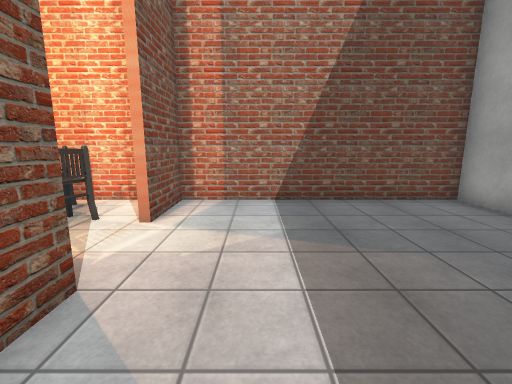
view 1 (above)

14 first-person views from a walk through a 3-D level made in the Unity game engine. The camera is 1.5 m above the floor, tilts 10° down and sees 90° across. The floor is counted in squares, 1 m on a side. Each view is taken from the middle of a square. On the plan, view 1 faces up. The plan holds only what a view shows up to about 13 squares ahead; the rest is blank. The place goes on beyond the plan. The player is left out. Some surface patterns are stand-ins.

view 2
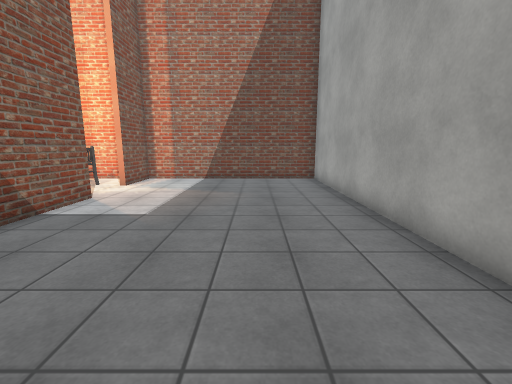

view 3
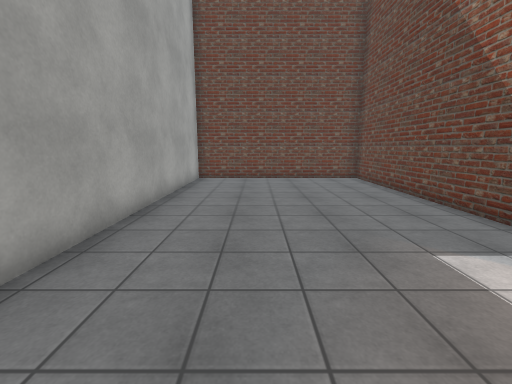

view 4
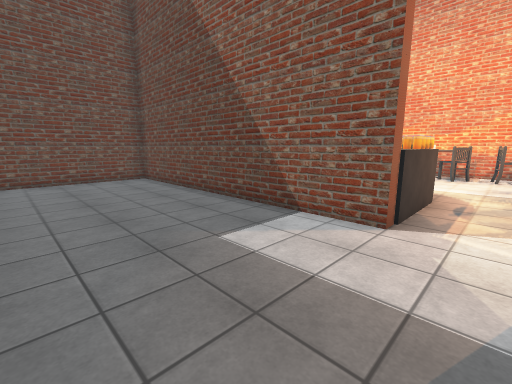

view 5
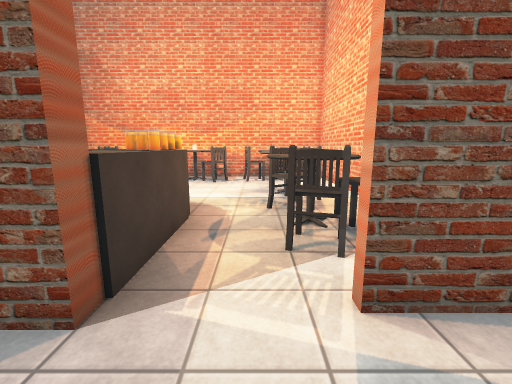

view 6
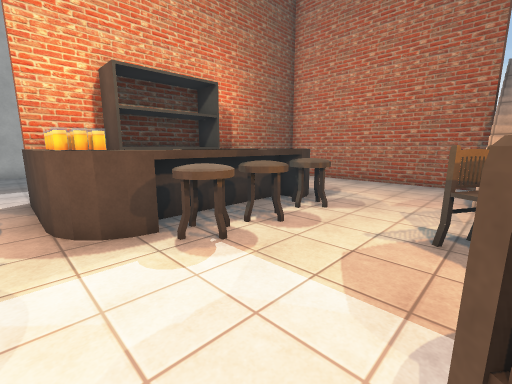

view 7
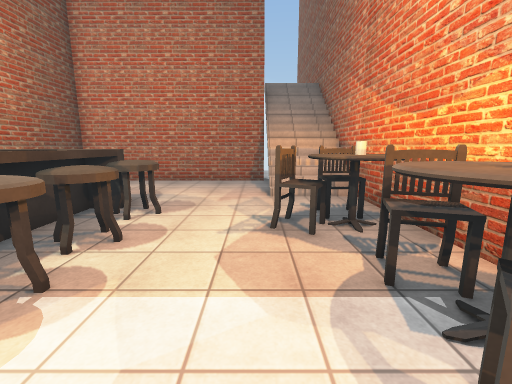

view 8
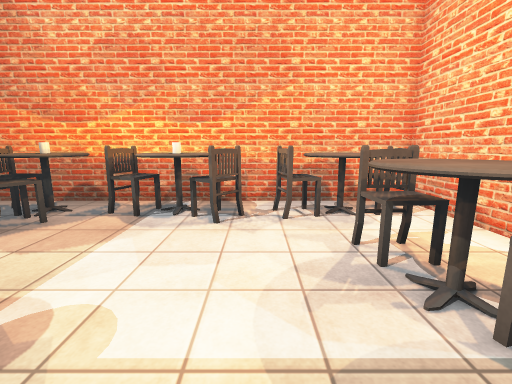

view 9
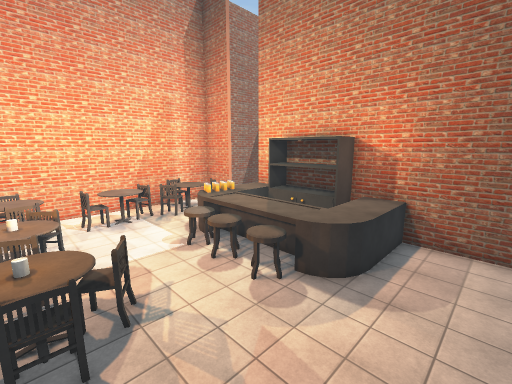

view 10
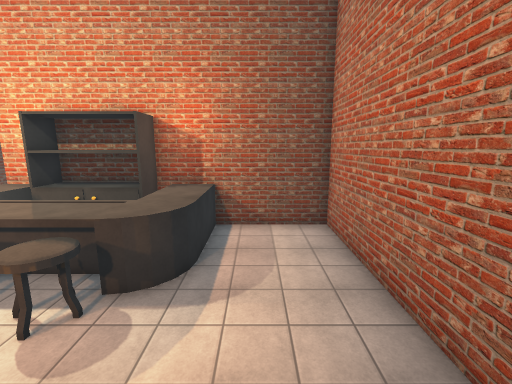

view 11
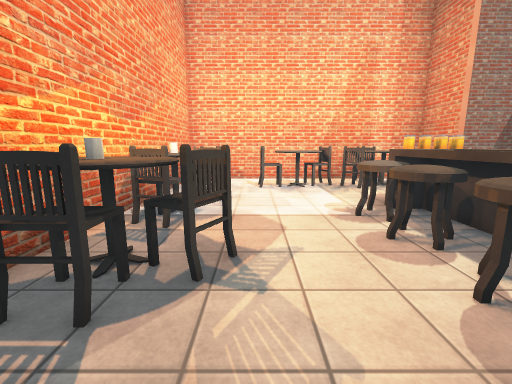

view 12
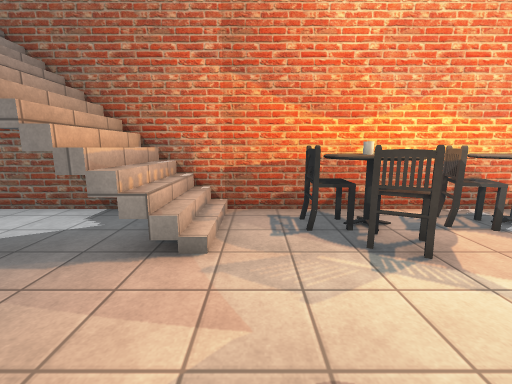

view 13
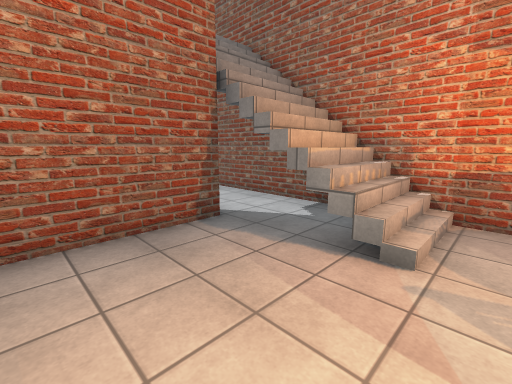

view 14
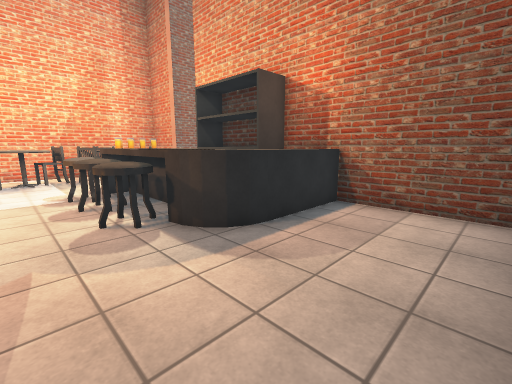

### Floor plan
Ten units are one square. View 1 is at (0, 0); x grows to the right and y downward. Boxes are objects, and circles mark ways between rooms. Rooms are numbered by the first view taken in them; rooms with no view inside come last. Other rooms are left out.
<svg viewBox="-136 -77 199 177">
<path fill="none" stroke="#000" d="M-23 -25 -19 -25 -19 85 58 85 58 -72 -21 -72 -21 -49M-104 85 -23 85 -23 -25M-22 -72 -131 -72 -131 95"/>
<rect x="-125" y="25" width="10" height="10" fill="#bbb"><title>chair</title></rect>
<rect x="-125" y="5" width="10" height="20" fill="#bbb"><title>table</title></rect>
<rect x="-125" y="-5" width="10" height="10" fill="#bbb"><title>chair</title></rect>
<rect x="-125" y="-15" width="20" height="10" fill="#bbb"><title>table</title></rect>
<rect x="-125" y="-35" width="20" height="20" fill="#bbb"><title>chair</title></rect>
<rect x="-125" y="-45" width="20" height="10" fill="#bbb"><title>chair</title></rect>
<rect x="-125" y="-65" width="20" height="20" fill="#bbb"><title>table</title></rect>
<rect x="-125" y="-65" width="10" height="10" fill="#bbb"><title>chair</title></rect>
<rect x="-115" y="5" width="20" height="20" fill="#bbb"><title>chair</title></rect>
<rect x="-105" y="-55" width="20" height="10" fill="#bbb"><title>chair</title></rect>
<rect x="-95" y="-65" width="20" height="30" fill="#bbb"><title>table</title></rect>
<rect x="-85" y="15" width="20" height="20" fill="#bbb"><title>stool</title></rect>
<rect x="-85" y="-5" width="20" height="20" fill="#bbb"><title>stool</title></rect>
<rect x="-85" y="-15" width="20" height="10" fill="#bbb"><title>stool</title></rect>
<rect x="-85" y="-65" width="20" height="20" fill="#bbb"><title>chair</title></rect>
<rect x="-65" y="-25" width="40" height="70" fill="#bbb"><title>other object</title></rect>
<rect x="-65" y="-25" width="10" height="10" fill="#bbb"><title>other object</title></rect>
<rect x="-65" y="-55" width="10" height="20" fill="#bbb"><title>chair</title></rect>
<rect x="-65" y="-65" width="20" height="30" fill="#bbb"><title>table</title></rect>
<rect x="-55" y="-25" width="10" height="10" fill="#bbb"><title>other object</title></rect>
<rect x="-55" y="-65" width="10" height="10" fill="#bbb"><title>chair</title></rect>
<rect x="-45" y="-15" width="20" height="50" fill="#bbb"><title>other object</title></rect>
<rect x="-45" y="-55" width="10" height="10" fill="#bbb"><title>chair</title></rect>
<circle cx="-20" cy="-35" r="3" fill="#2a7"/>
<text x="20" y="10">1</text>
<text x="-80" y="10">2</text>
</svg>
Room 1 opens to room 2.

Where each view was taken, in squares from view 1:
view 1: 0 up, 0 right, facing up
view 2: 5 down, 3 right, facing up
view 3: 4 up, 3 right, facing down
view 4: 4 up, 3 right, facing down-left
view 5: 4 up, 0 right, facing left
view 6: 3 up, 11 left, facing down-right
view 7: 3 up, 10 left, facing down
view 8: 3 up, 6 left, facing left
view 9: 7 down, 12 left, facing up-right
view 10: 6 down, 11 left, facing right
view 11: 5 down, 10 left, facing up
view 12: 4 down, 7 left, facing left
view 13: 4 down, 7 left, facing down-left
view 14: 8 down, 9 left, facing up-right
